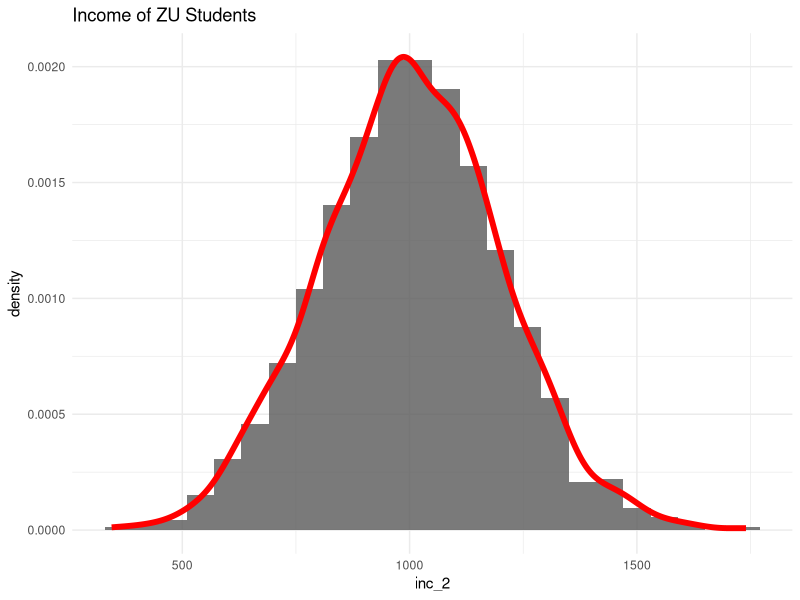
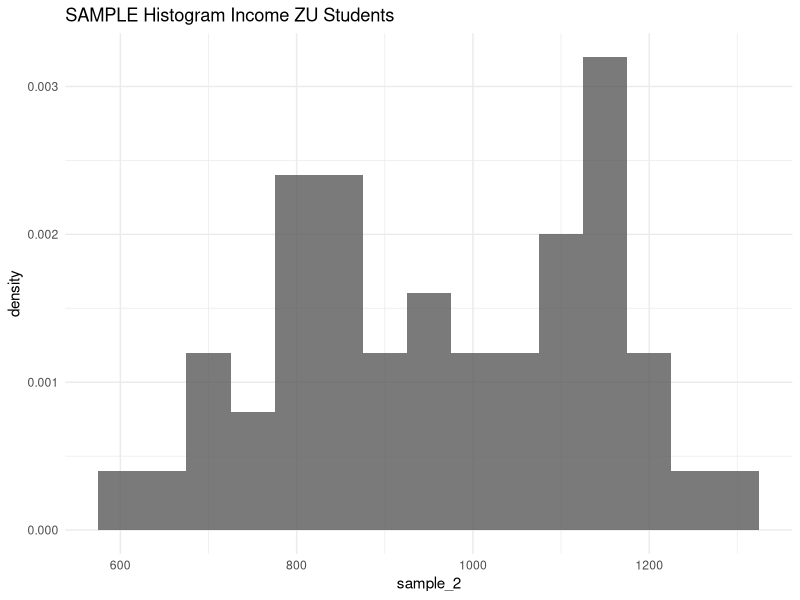
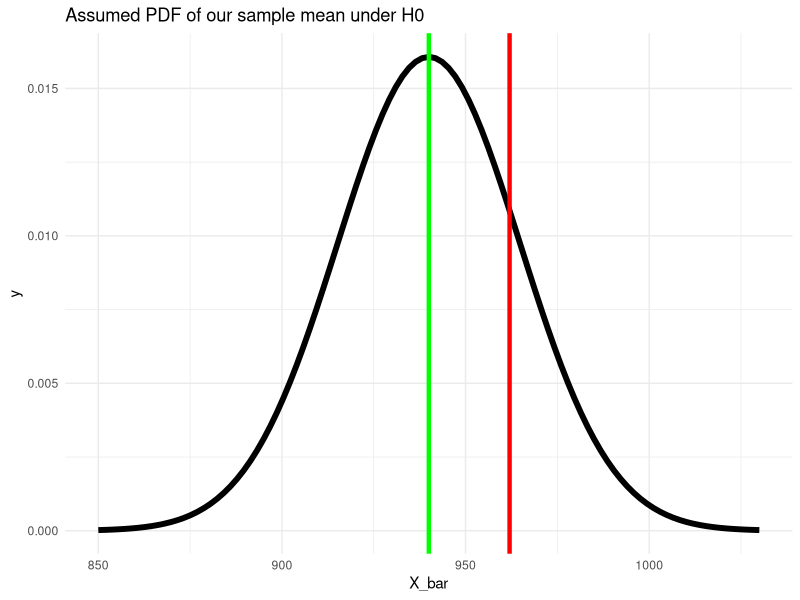
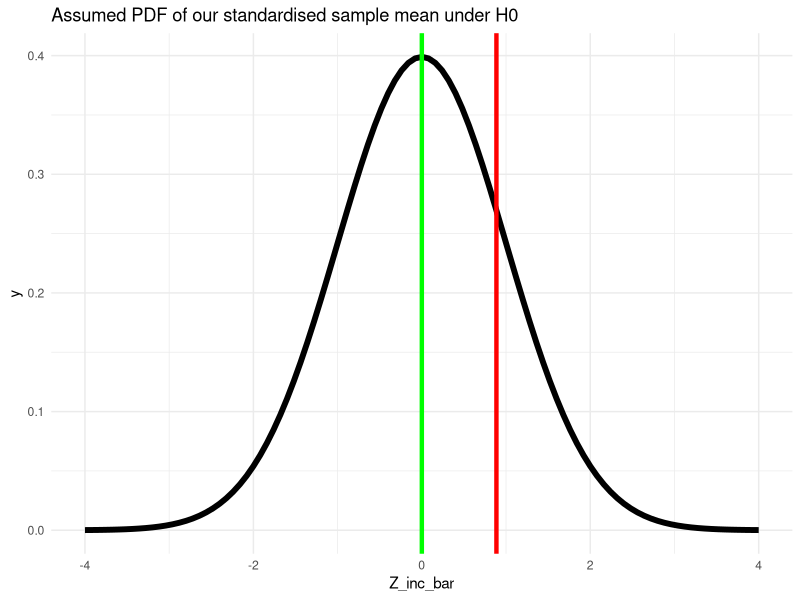
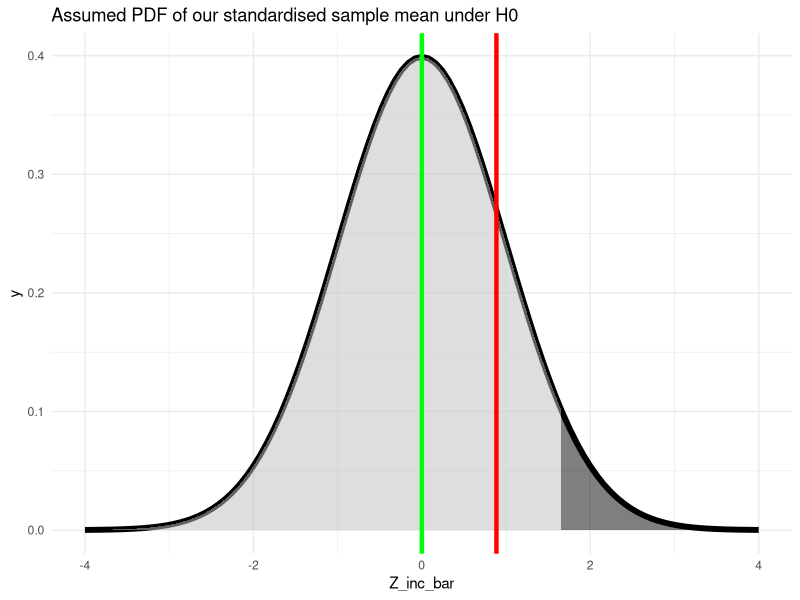

The R source for these figures, in order:
## ---- chunk 1
knitr::opts_chunk$set(echo = FALSE)
knitr::opts_chunk$set(fig.height=4)
knitr::opts_chunk$set(fig.width=10)
## ---- chunk 2
library(ggplot2)
library(tidyverse)
set.seed(11) # seed for reproducibility

n <- 1200
inc_2 <- rnorm(n, mean = 1000, sd = 200)
## ---- chunk 3
ggplot() +
geom_histogram(aes(x = inc_2,
y = ..density..),binwidth = 60,alpha = 0.8) +
geom_density(aes(x = inc_2,
y = ..density..),col = "red",size = 2,alpha = 0.8) +
labs(title = "Income of ZU Students") +
theme_minimal()

## ---- chunk 4
set.seed(24) ;   sample_n <- 50
sample_2 <- sample(x = inc_2, size = sample_n, replace = F)
## ---- chunk 5
ggplot() +
geom_histogram(aes(x = sample_2,
y = ..density..),binwidth = 50,alpha = 0.8) +
labs(title = "SAMPLE Histogram Income ZU Students") +
theme_minimal()
## ---- chunk 6
mu_inc = 940
mu_inc
## ---- chunk 7
inc_bar <- mean(sample_2)
inc_bar
## ---- chunk 8
var(sample_2)
## ---- chunk 9
S_inc <- sd(sample_2)
S_inc
## ---- chunk 10
ggplot(data =  data.frame(X_bar = 850:1030), aes(x=X_bar)) +
  stat_function(fun = dnorm, args = list(mean = mu_inc, sd = S_inc/sqrt(sample_n)), size = 2) +
  geom_vline(xintercept = inc_bar, color = "red", size = 1.5) +
  geom_vline(xintercept = mu_inc, color = "green", size = 1.5) +
  labs(title = "Assumed PDF of our sample mean under H0") +
  theme_minimal()
## ---- chunk 11
Z_inc_bar <- (inc_bar - 940) / (S_inc / sqrt(sample_n))
Z_inc_bar
## ---- chunk 12
ggplot(data =  data.frame(Z_inc_bar = -4:4), aes(x=Z_inc_bar)) +
  stat_function(fun = dnorm, args = list(mean = 0, sd = 1), size = 2) +
  geom_vline(xintercept = Z_inc_bar, color = "red", size = 1.5) +
  geom_vline(xintercept = 0, color = "green", size = 1.5) +
  labs(title = "Assumed PDF of our standardised sample mean under H0") +
  theme_minimal()
## ---- chunk 13
ggplot(data =  data.frame(Z_inc_bar = -4:4), aes(x=Z_inc_bar)) +
  stat_function(fun = dnorm, args = list(mean = 0, sd = 1), size = 2) +
    stat_function(fun = dnorm, xlim = c(-4,1.65), geom = "area", fill = "grey", alpha=0.5) +
  stat_function(fun = dnorm, xlim = c(1.65,4), geom = "area", fill = "black", alpha=0.5) +
  geom_vline(xintercept = Z_inc_bar, color = "red", size = 1.5) +
  geom_vline(xintercept = 0, color = "green", size = 1.5) +
  labs(title = "Assumed PDF of our standardised sample mean under H0") +
  theme_minimal()
